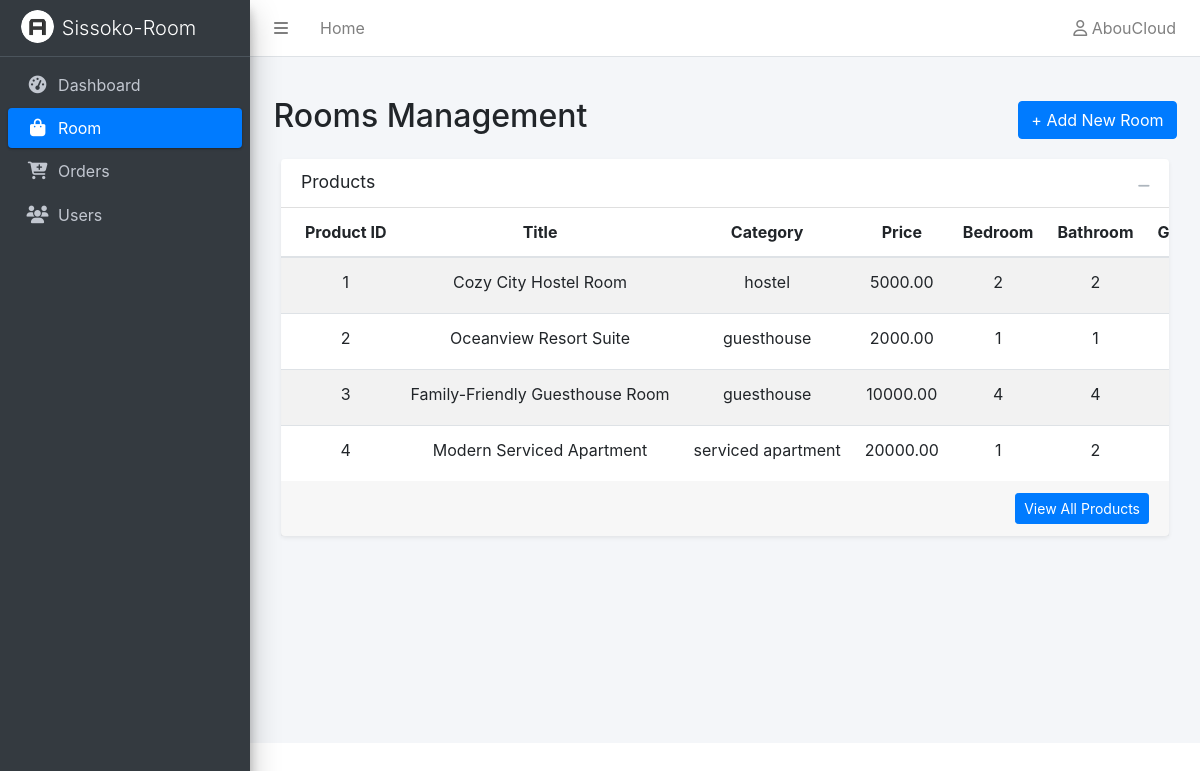
The page /sissoko-room/products/ (signed in) on the database as committed earlier.
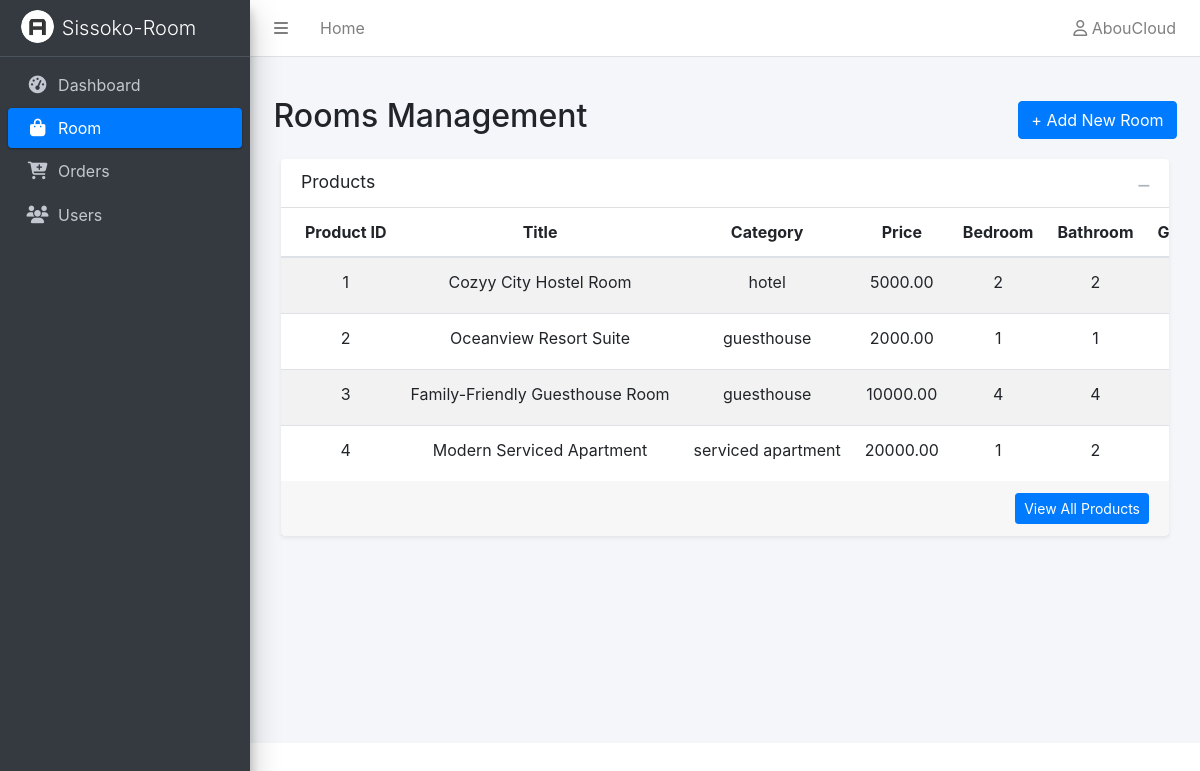
The same page on the database as committed later.
### room/models.py (models this page shows, shortened)
class User(AbstractUser):
    user_id = models.UUIDField(default=uuid.uuid4, unique=True, editable= False )
    phone_number = models.CharField(max_length=15, unique=True, null=True, blank=True)
    email = models.EmailField(max_length=200, unique= True)
    localization= models.CharField(max_length=200, blank=True, null=True)
    role = models.CharField(max_length=200, default='customer', null=False)
    created_at = models.DateTimeField(auto_now_add=True)
    password = models.CharField(max_length=128)
    USERNAME_FIELD = 'email'
    REQUIRED_FIELDS = ['username']

class Room(models.Model):
    uuid = models.UUIDField(default=uuid.uuid4, editable=False, unique=True)
    user = models.ForeignKey(User, on_delete=models.CASCADE, related_name='rooms')
    slug = models.SlugField(unique=True, blank= True)
    title = models.CharField(max_length=200, null= False)
    category = models.CharField(max_length=200, null= False)
    type = models.CharField(max_length=200, blank=True,  null=False)
    stay_type = models.CharField(max_length=200, blank=True, null=False)
    price = models.DecimalField(max_digits=10, decimal_places=2)
    promot_price = models.DecimalField(max_digits=10, decimal_places=2, default=0, blank= True)
    quantity = models.DecimalField(max_digits=10, decimal_places=2, null=True)
    location = models.CharField(max_length=200, null= True)
    bedroom = models.IntegerField(default=1, blank=False)
    guest_number= models.IntegerField(default=0, blank=True, null= True)
    bathroom = models.IntegerField(default=1, blank=False)
    amenities = models.ManyToManyField(Amenities, blank=True)
    description = models.TextField(null=False)
    status=models.CharField(default='active', blank=True, null=True)
    images = models.ImageField(upload_to= "products/", null=True)
    created_at = models.DateTimeField(auto_now_add=True)
    updated = models.DateTimeField(auto_now=True)

### room/views.py (the view)
# urls.py: path('products/', views.Products_view, name='rooms'),
@staff_member_required(login_url='login')
def Products_view(request):
    user = request.user
    rooms = Room.objects.filter(user=user).prefetch_related('amenities').exclude(status='deleted')
    return render(request, 'room.html', {'rooms': rooms})

### room/models.py (called while the page is built)
    def __str__(self):
        return self.name

### room/templates/room.html (shortened to what this page needs)
{% extends "base.html" %}
{% load static %}
{% block extra_css %}
<link rel="stylesheet" href="">
{% endblock%}
{%block content %}
<div class="container mt-4">
    <div class="d-flex justify-content-between align-items-center mb-3">
        <h2>Rooms Management</h2>
        <a href="{% url 'addProduct' %}" class="btn btn-primary">
            + Add New Room
        </a>
    </div>
    <div class="col-12">
        <div class="card shadow-sm">
            <div class="card-header">
                <h3 class="card-title">Products</h3>
                <div class="card-tools">
                    <button type="button" class="btn btn-tool" data-card-widget="collapse">
                        <i class="fas fa-minus"></i>
                    </button>
                </div>
            </div>
            <div class="card-body table-responsive p-0">
                <table class="table table-hover table-striped text-nowrap">
                    <thead>
                        <tr>
                            <th class="text-center">Product ID</th>
                            <th class="text-center">Title</th>
                            <th class="text-center">Category</th>
                            <th class="text-center">Price</th>
                            <th class="text-center">Bedroom</th>
                            <th class="text-center">Bathroom</th>
                            <th class="text-center">Guest Number</th>
                        </tr>
                    </thead>
                    <tbody>
                        {% for room in rooms %}
                        <tr>
                            <td class="text-center">{{ room.id }}</td>
                            <td class="text-center">{{ room.title }}</td>
                            <td class="text-center">{{ room.category }}</td>
                            <td class="text-center">{{ room.price }}</td>
                            <td class="text-center">{{ room.bedroom }}</td>
                            <td class="text-center">{{ room.bathroom }}</td>
                            <td class="text-center">{{ room.guest_number }}</td>
                        </tr>
                        {% empty %}
                        <tr>
                            <td colspan="10" class="text-center">No rooms</td>
                        </tr>
                        {% endfor %}
                    </tbody>
                </table>
            </div>
            <div class="card-footer text-right">
                <a href="{% url 'rooms' %}" class="btn btn-sm btn-primary">
                    View All Products
                </a>
            </div>
        </div>
    </div>
</div>
{% endblock %}

### room/templates/base.html (shortened to what this page needs)
{% load static %}
<!DOCTYPE html>
<html lang="en">
<head>
    <link rel="stylesheet" href="{% static 'adminlte/dist/css/adminlte.min.css' %}">
    <link rel="stylesheet" href="https://cdnjs.cloudflare.com/ajax/libs/font-awesome/6.5.1/css/all.min.css">
    {%block extra_css %}
    {%endblock%}
</head>
<body class="hold-transition sidebar-mini layout-fixed">
    <div class="wrapper">
         {%include 'navbar.html'%}
        {%include 'sidebar.html'%}
        <div class="content-wrapper p-3">
            {%block content %}
            {%endblock%}
        </div>
    </div>
</body>
</html>

### room/templates/navbar.html (shortened to what this page needs)
<nav class="main-header navbar navbar-expand navbar-white navbar-light">
  <ul class="navbar-nav">
    <li class="nav-item">
      <a class="nav-link" data-widget="pushmenu" href="#" role="button"><i class="fas fa-bars"></i></a>
    </li>
    <li class="nav-item d-none d-sm-inline-block">
      <a href="{% url 'dashboard' %}" class="nav-link">Home</a>
    </li>
  </ul>
  <ul class="navbar-nav ml-auto">
    <li class="nav-item dropdown">
      <a class="nav-link" data-toggle="dropdown" href="#">
        <i class="far fa-user"></i>
        <span>{{user.username}}</span>
      </a>
    </li>
  </ul>
</nav>

### room/templates/sidebar.html
{% load static %}
<aside class="main-sidebar sidebar-dark-primary elevation-4">
    <a href="#" class="brand-link">
      <img src="{% static 'adminlte/dist/img/AdminLTELogo.png' %}" alt="Logo" class="brand-image img-circle">
      <span class="brand-text font-weight-light">Sissoko-Room</span>
    </a>
    <div class="sidebar">
      <nav class="mt-2">
        <ul class="nav nav-pills nav-sidebar flex-column" data-widget="treeview" role="menu">
          <li class="nav-item">
            <a href="{% url 'dashboard' %}" class="nav-link {% if request.resolver_match.url_name == 'dashboard' %}active{% endif %}">
              <i class="nav-icon fas fa-tachometer-alt"></i>
              <p class="">Dashboard</p>
            </a>
          </li>
          <li class="nav-item">
            <a href="{%url 'rooms'%}" class="nav-link {% if request.resolver_match.url_name == 'rooms'  %}active{% endif %}">
              <i class="nav-icon fas fa-bag-shopping"></i>
              <p>Room</p>
            </a>
          </li>
          <li class="nav-item">
            <a href="{% url 'orders'%}" class="nav-link {% if request.resolver_match.url_name == 'orders'  %}active{% endif %}">
              <i class="nav-icon fas fa-cart-plus"></i>
              <p>Orders</p>
            </a>
          </li>
          <li class="nav-item">
            <a href="{%url 'users'%}" class="nav-link {% if request.resolver_match.url_name == 'users'  %}active{% endif %}">
              <i class="nav-icon fas fa-users"></i>
              <p>Users</p>
            </a>
          </li>
        </ul>
      </nav>
    </div>
  </aside>

Rows that differ between the two databases and show on the page:
changed Room id 1: title "Cozy City Hostel Room" → "Cozyy City Hostel Room"; category "hostel" → "hotel"
